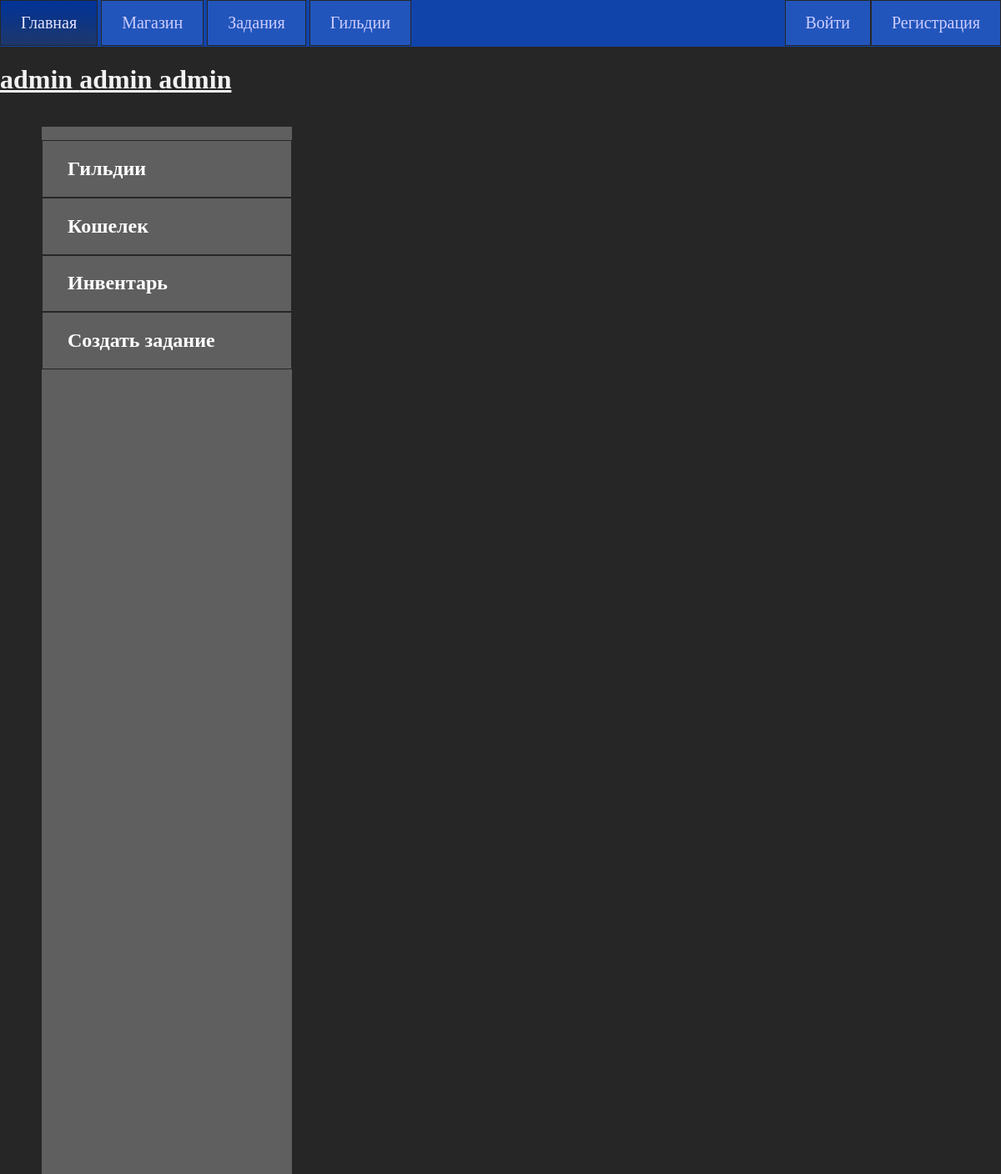
The app's page /profile/1 with its own data.
### vtb/models.py (models this page shows, shortened)
class Users(models.Model):
    user = models.ForeignKey(User, on_delete=models.PROTECT, null=True)
    firstname = models.CharField(max_length=64)
    name = models.CharField(max_length=64)
    lastname = models.CharField(max_length=64)
    role = models.ForeignKey('Roles', on_delete=models.PROTECT, null=True)
    privateKey = models.CharField(max_length=128, null=True)
    publicKey = models.CharField(max_length=128, null=True)
    class Meta:
        verbose_name = 'Пользователи'
        verbose_name_plural = 'Пользователи'

### vtb/views.py (the view)
# urls.py: path('profile/<int:user_id>', profile, name='profile'),
def profile(request, user_id):
    myuser = Users.objects.get(user_id=user_id)
    return render(request, 'vtb/profile.html', {'menu': menu, 'myuser': myuser})

### vtb/templates/vtb/profile.html
{% extends 'vtb/base.html' %}
{% load vtb_tags %}
{% block profile %}
<h1 class="fio">{{myuser.firstname}} {{myuser.name}} {{myuser.lastname}}</h1>
<div class="left_panel">
<ul class="left_menu">
<li id="guilds_button" class="left_menu_button"><h2><a onmousedown="ChangeColor('guilds_button', 'left_menu_button')" class="profile" href="{% url 'user_guilds' myuser.id %}">Гильдии</a></h2></li>
<li id="wallet_button" class="left_menu_button">
<h2><a onmousedown="ChangeColor('wallet_button', 'left_menu_button')" class="profile" href="{% url 'wallet' myuser.id %}">Кошелек</a></h2>
</li>
<li id="inventory_button" class="left_menu_button"><h2><a onmousedown="ChangeColor('inventory_button', 'left_menu_button')" class="profile" href="{% url 'inventory' myuser.id %}">Инвентарь</a></h2></li>
<li id="create_task_button" class="left_menu_button"><h2><a onmousedown="ChangeColor('create_task_button', 'left_menu_button')" class="profile" href="{% url 'create_task' %}">Создать задание</a></h2></li>
</ul>
</div>
{% endblock %}

### vtb/static/vtb/css/style.css (style rules this page uses)
* { font-family: Calibri; }
body { margin: 0px; background: no-repeat; background-color: #262626; }
h1,h2,h3 { color: #f2f2f2; }
a { font-family: "Calibri"; text-decoration: none; color: white; }
ul { list-style: none; }
div.left_panel { float: left; width: 300px; height: 100%; min-height: 100%; position: absolute; margin: 16px 0px 0px 50px; background-color: #5f5f5f; }
ul.left_menu { padding: 0px 0px 0px 0px; }
ul.left_menu li { border: 1px solid #262626; margin-left: 0px; }
ul.left_menu a { margin-left: 30px; }
h1.fio { position:center; text-decoration: underline; }

### records on screen
Users: firstname "admin", name "admin", lastname "admin"

### other values on screen
{{ m.title }} "Главная" "Магазин" "Задания" "Гильдии"
